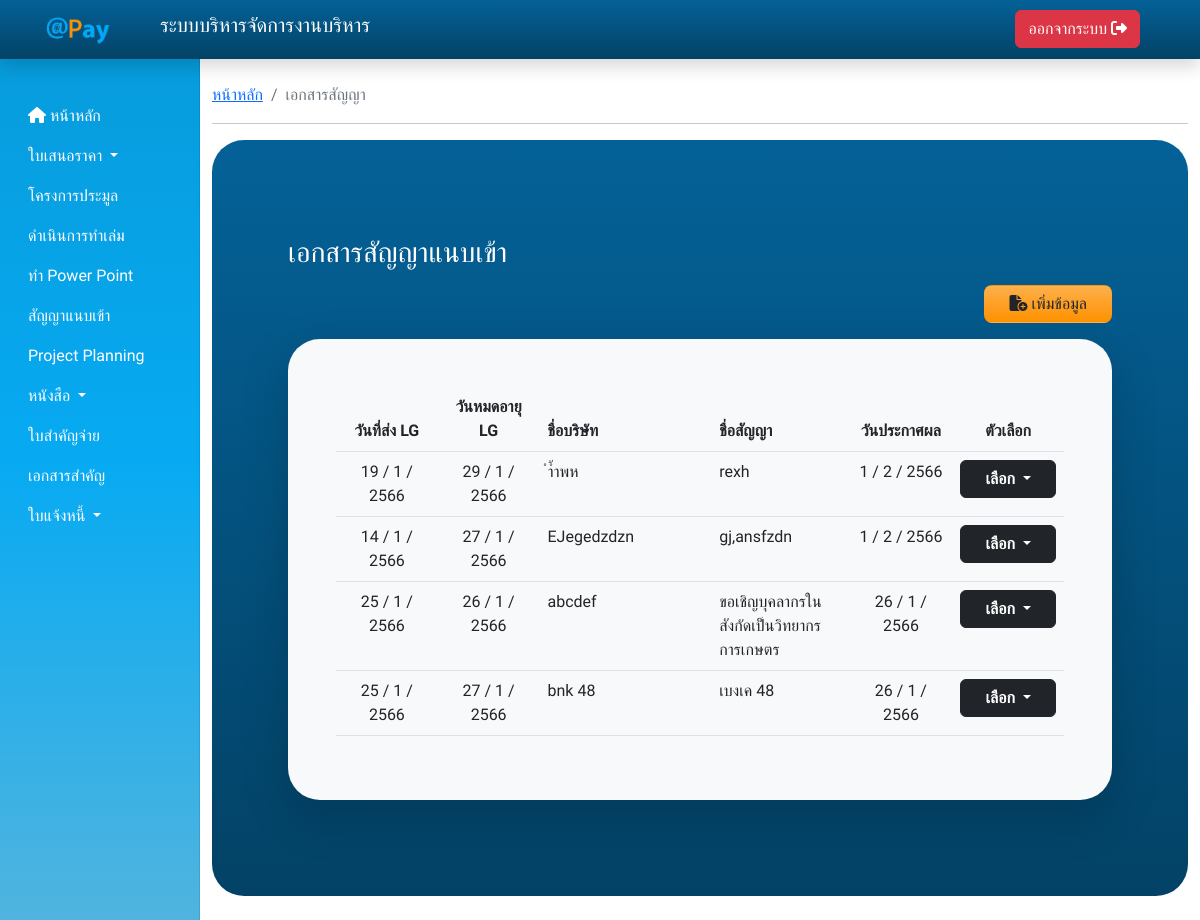
Screenshot of /index?page=contract (signed in) with the database file from the repository.
### tables this page shows
CREATE TABLE `contract` (
  `contract_id` bigint NOT NULL,
  `contract_lgdeld` date NOT NULL,
  `contract_lgexpd` date NOT NULL,
  `contract_comp` varchar(255) NOT NULL,
  `contract_title` varchar(255) NOT NULL,
  `contract_file` varchar(255) NOT NULL,
  `contract_filesigner` varchar(255) NOT NULL,
  `contract_ann` date NOT NULL,
  `contract_create` datetime NOT NULL,
  `contract_update` datetime DEFAULT NULL,
  `contract_uid` bigint NOT NULL
);

### view/dashboard/PDF_set/thaidate.php (called while the page is built, shortened)
<?php
function ConvDate($strDate) {
    $strYear = date("Y",strtotime($strDate))+543;
    $strMonth= date("n",strtotime($strDate));
    $strDay= date("j",strtotime($strDate));
    return "$strDay / $strMonth / $strYear";
    }
?>

### view/dashboard/contract_list.php (the view, shortened to what this page needs)
<nav aria-label="breadcrumb">
    <ol class="breadcrumb">
        <li class="breadcrumb-item"><a href="index">หน้าหลัก</a></li>
        <li class="breadcrumb-item active" aria-current="page">เอกสารสัญญา</li>
    </ol>
</nav>
<hr>
<div class="container bg-secondary-addpay rounded-5">
    <div class="main-body py-md-5 px-md-1 text-white">
        <div class="container">
            <div id="listquotation" class="py-4 p-md-5 text-white">
                <div class="text-center text-md-start">
                    <h3>เอกสารสัญญาแนบเข้า</h3>
                </div>
                <div class="my-4 my-md-3 text-center text-md-end">
                    <a class="btn btn-addpay px-md-4 rounded-3 " href="?page=contract_add">
                        <i class="fa-solid fa-file-circle-plus"></i> เพิ่มข้อมูล</a>
                </div>
                <div class="p-3 p-md-5 bg-light rounded-5 shadow-lg" id="main_row">
                    <div class="table-responsive text-dark">
                        <table class="table table-hover" id="contractTable">
                            <thead>
                                <tr class="rows align-center">
                                    <th class="text-center"style="width:15%" scope="col">วันที่ส่ง LG</th>
                                    <th class="text-center" style="width:15%" scope="col">วันหมดอายุ LG</th>
                                    <th style="width:25%" scope="col">ชื่อบริษัท</th>
                                    <th style="width:20%" scope="col">ชื่อสัญญา</th>
                                    <th class="text-center" style="width:15%" scope="col">วันประกาศผล</th>
                                    <th class="text-center" style="width:10%" scope="col">ตัวเลือก</th>
                                </tr>
                            </thead>
                            <?php
                                $sql = "SELECT * FROM contract";
                                $query = $conn->query($sql);
                                while ($rows = $query->fetch_assoc()) {
                                    echo '
                                    <tr>
                                        <td class="text-center" >'.ConvDate($rows["contract_lgdeld"]).'</td>
                                        <td class="text-center" >'.ConvDate($rows["contract_lgexpd"]).'</td>
                                        <td>'.$rows["contract_comp"].'</td>
                                        <td>'.$rows["contract_title"].'</td>
                                        <td class="text-center" >'.ConvDate($rows["contract_ann"]).'</td>
                                        <td>
                                            <div class="btn-group">
                                                <button type="button" class="btn btn-dark dropdown-toggle px-2 px-md-4"
                                                    data-bs-toggle="dropdown" aria-expanded="false"><b>เลือก</b>
                                                </button>
                                                <ul class="dropdown-menu">
                                                    <li><a class="dropdown-item" target="_blank"
                                                            href="uploadfile/contractfile/'.$rows["contract_file"].'">เปิดเอกสารสัญญา</a>
                                                    </li>
                                                    <li><a class="dropdown-item" target="_blank"
                                                            href="uploadfile/contractfile/'.$rows["contract_filesigner"].'">เปิดเอกสารผู้เซ็นสัญญา</a>
                                                    </li>
                                                    <li><a class="dropdown-item"
                                                            href="?page=contract_edit&editcontract=' . encode($rows["contract_id"], secret_key()) . '">แก้ไข</a>
                                                    </li>
                                                    <li><a class="dropdown-item deletecontract" href="#" data-contract-title="'.$rows["contract_title"].'" id="'.$rows["contract_id"].'" >ลบ</a></li>
                                                </ul>
                                            </div>
                                        </td>
                                    </tr>
                                    ';
                                }
                            ?>
                        </table>
                    </div>
                </div>
            </div>
        </div>
    </div>
</div>

### css/style.css (style rules this page uses)
.bg-secondary-addpay { background: #046197; background: -webkit-linear-gradient(to right, #046197, #034266); background: linear-gradient(to bottom, #046197, #034266); }
.btn-addpay { background: #fe9100; background: -webkit-linear-gradient(to right, #fdb04c, #fe9100); background: linear-gradient(to bottom, #fdb04c, #fe9100); }

### index.php (style rules this page uses)
body { font-family: "Kanit", sans-serif; font-family: "Noto Sans", sans-serif; font-family: "Noto Sans Thai", sans-serif; font-family: "Poppins", sans-serif; font-family: "Prompt", sans-serif; }
.btn { transition: all 0.2s ease-in-out; }
.btn-group { white-space: nowrap; }
@media (min-width: 768px) { .table-responsive { overflow: inherit; } }

### rows the page displays
contract: contract_lgdeld "19 / 1 / 2566", contract_lgexpd "29 / 1 / 2566", contract_comp "ำ้ำพห", contract_title "rexh", contract_ann "1 / 2 / 2566"
contract: contract_lgdeld "14 / 1 / 2566", contract_lgexpd "27 / 1 / 2566", contract_comp "EJegedzdzn", contract_title "gj,ansfzdn", contract_ann "1 / 2 / 2566"
contract: contract_lgdeld "25 / 1 / 2566", contract_lgexpd "26 / 1 / 2566", contract_comp "abcdef", contract_title "ขอเชิญบุคลากรในสังกัดเป็นวิทยากรการเกษตร", contract_ann "26 / 1 / 2566"
contract: contract_lgdeld "25 / 1 / 2566", contract_lgexpd "27 / 1 / 2566", contract_comp "bnk 48", contract_title "เบงเค 48", contract_ann "26 / 1 / 2566"
